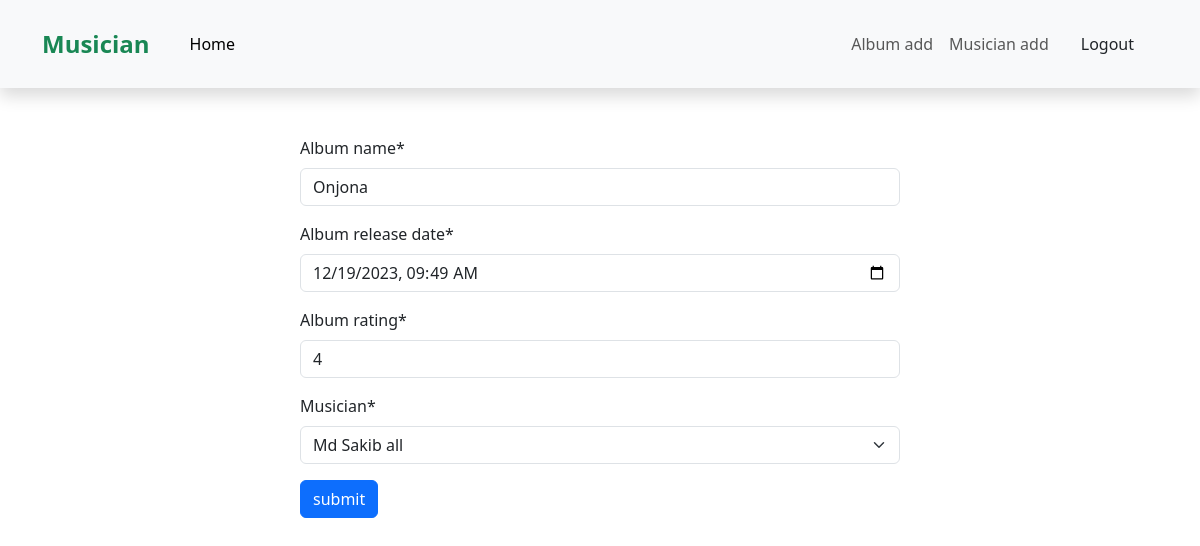
Page /album/edit/6 (signed in) on the committed database.
### album/models.py (models this page shows, shortened)
class Album_form(models.Model):
    album_name = models.CharField(max_length=50)
    album_release_date = models.DateTimeField()
    album_rating = models.IntegerField()
    musician = models.ForeignKey(Musicians, on_delete=models.CASCADE, default=None)

### album/views.py (the view)
# urls.py: path('edit/<int:id>', views.edit_post, name='edit_post'),
def edit_post(request, id):
    post = models.Album_form.objects.get(pk=id)
    form = forms.AlbumModelForm(instance=post)
    if request.method == "POST":
        form = forms.AlbumModelForm(request.POST, instance=post)
        if form.is_valid():
            form.save()
            return redirect("homePage")
    return render(request, "album.html", {"form": form})

### album/forms.py (shortened to what this page needs)
class AlbumModelForm(forms.ModelForm):
    class Meta:
        model = Album_form
        fields = '__all__'
        widgets = {
            'album_release_date':forms.DateTimeInput(attrs={'type':'datetime-local'})
        }

### musician/models.py (called while the page is built)
    def __str__(self) -> str:
        return self.first_name

### album/templates/album.html (shortened to what this page needs)
{% extends 'base.html' %}
{% block content %}
{% load crispy_forms_tags %}
<form method="post" class="mt-5 mb-5 w-50 m-auto">
    {{form|crispy}}
    <button type="submit" class="btn btn-primary">submit</button>
</form>
{% endblock %}

### rows in the picture
Album_form: album_name "Onjona", album_release_date "12/19/2023 09:49", album_rating "4", musician "Md Sakib all"
